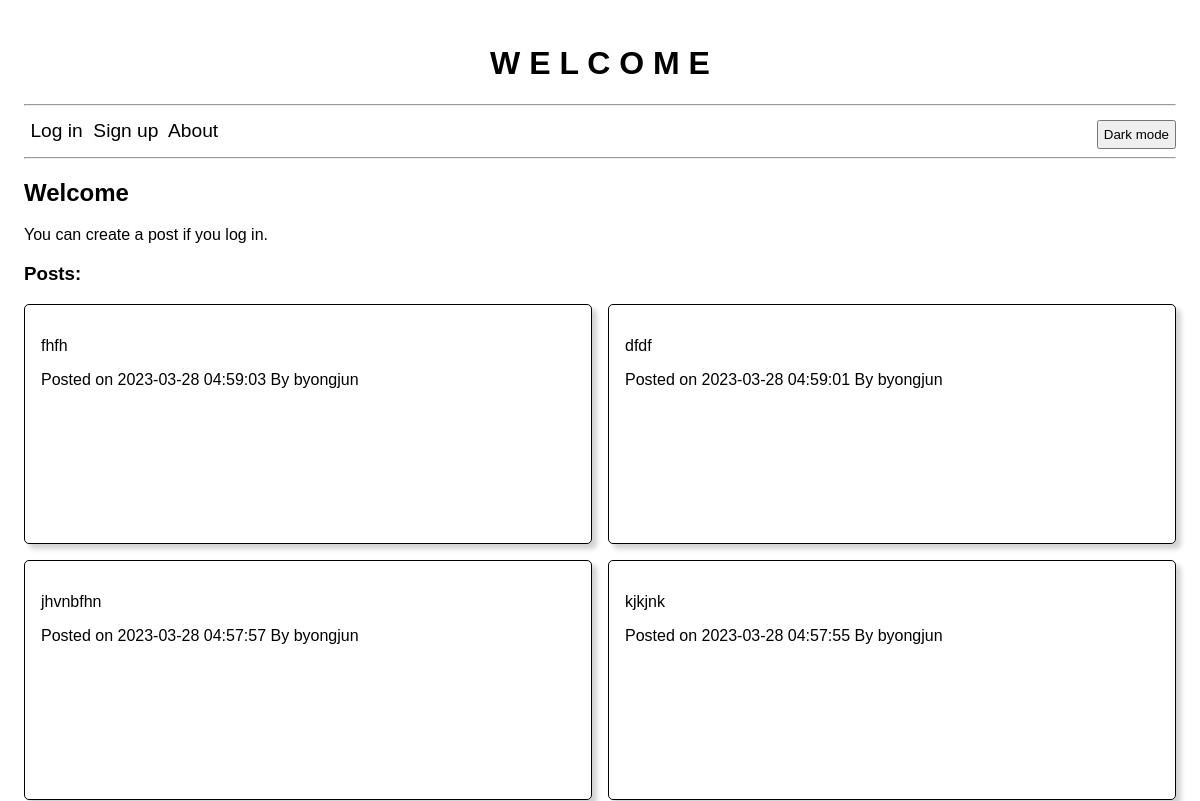
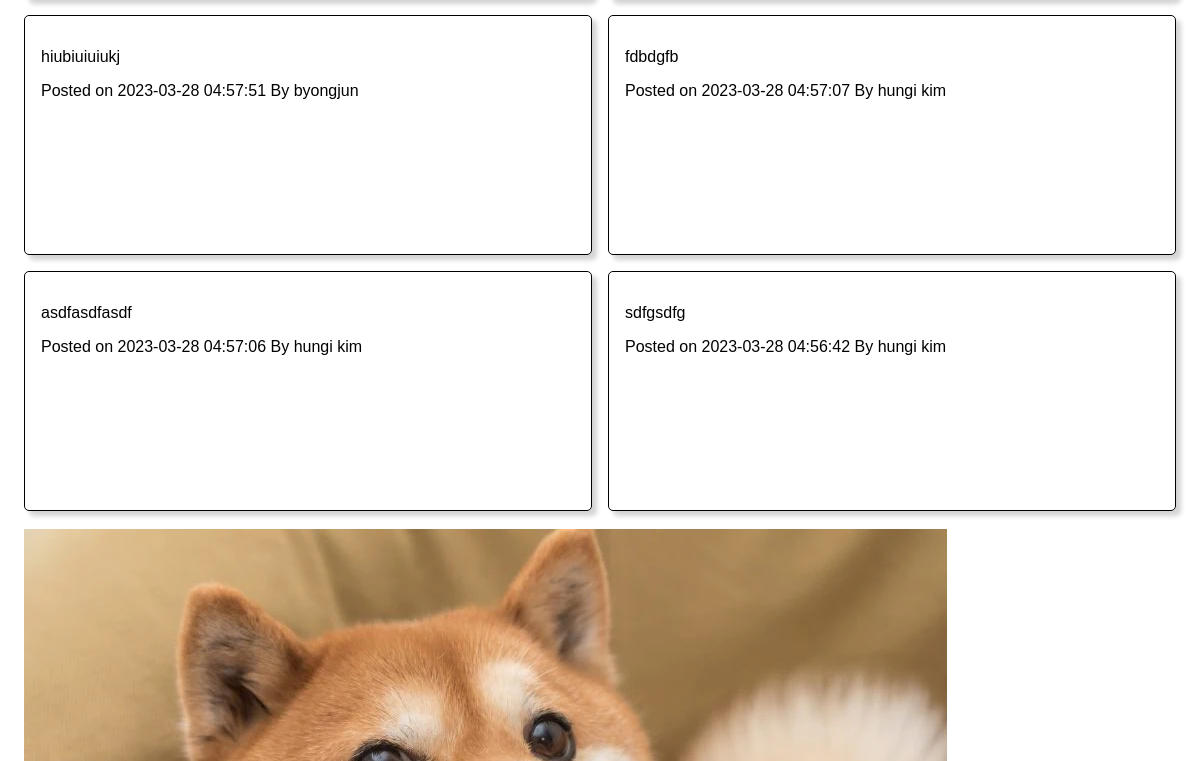
The app's page / (upper part), older data (2 pictures, top to bottom).
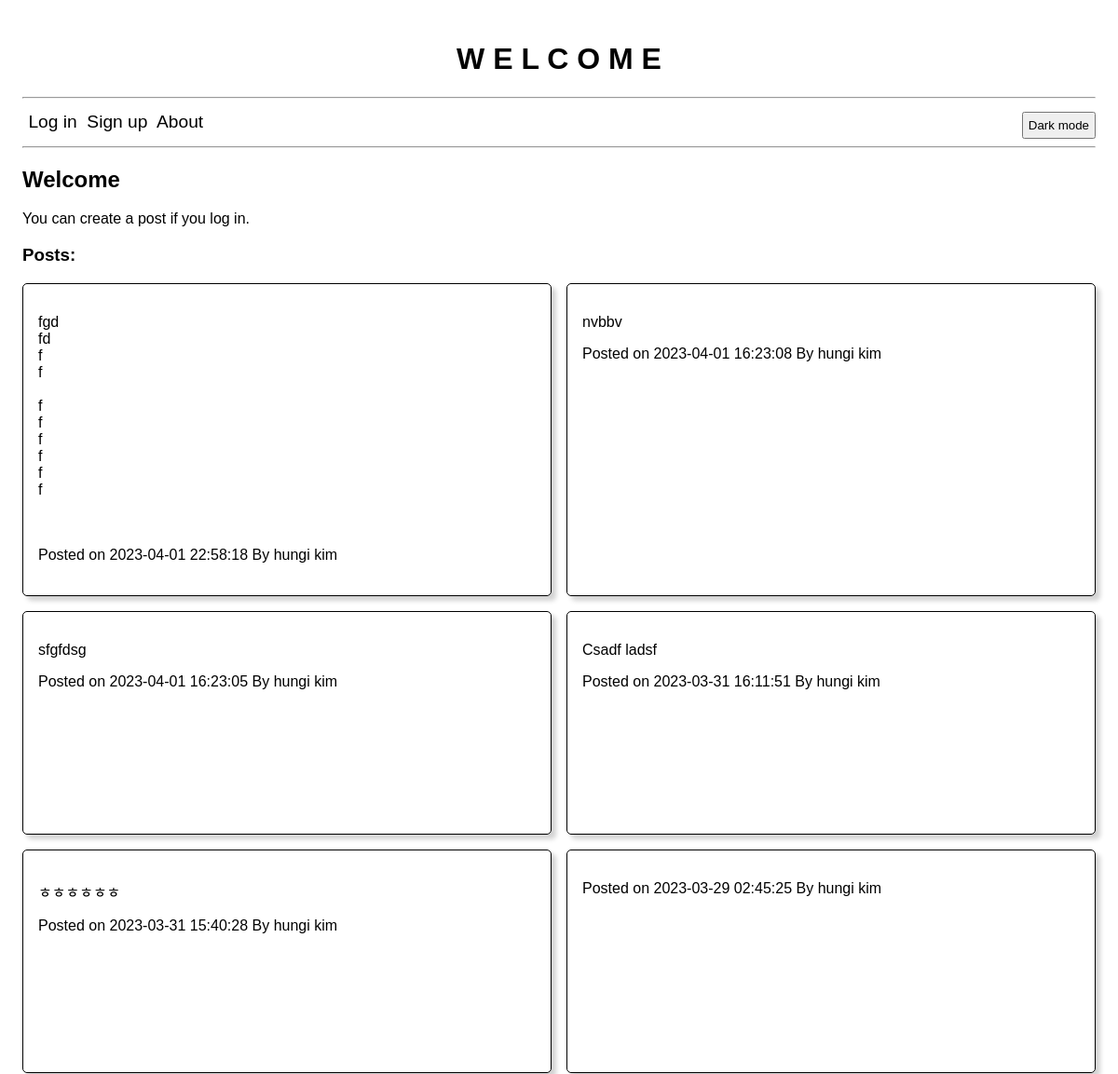
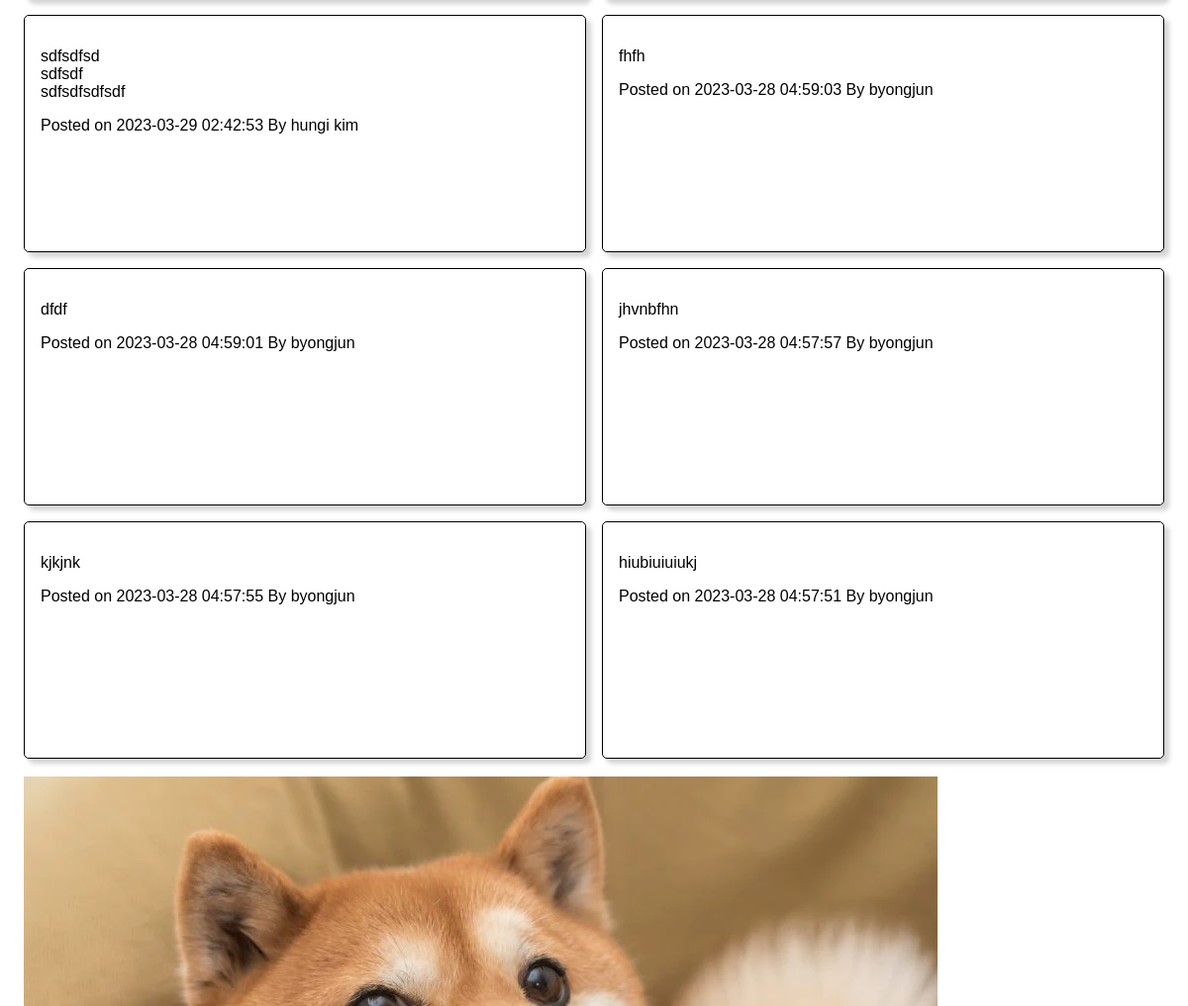
The same page, newer data (2 pictures, top to bottom).
### website/models.py (models this page shows)
class Post(db.Model):
   id = db.Column(db.Integer, primary_key=True)
   text = db.Column(db.String(5000))
   date = db.Column(db.DateTime(timezone=True), default=func.now()) # TODO: Display time in EST no matter where the user is loated?
   user_id = db.Column(db.Integer, db.ForeignKey('user.id'))

class User(db.Model, UserMixin):
   id = db.Column(db.Integer, primary_key=True)
   email = db.Column(db.String(50), unique=True)
   name = db.Column(db.String(50))
   password = db.Column(db.String(30))
   posts = db.relationship('Post', backref='author', lazy=True)

### website/views.py (the view)
@views.route('/', methods = ['GET', 'POST'])
def home():
   if request.method == 'POST':
      post_text = request.form.get('post-text-area')
      new_post = Post(text=post_text, user_id=current_user.id)
      db.session.add(new_post)
      db.session.commit()
      flash('Your post has been created', category='success')
   posts = Post.query.order_by(Post.date.desc()).all()
   return render_template('home.html', posts=posts)

### website/templates/home.html (shortened to what this page needs)
{% extends 'base.html' %}
{% block content %}
<h2>Welcome{% if current_user.is_authenticated %}, {{current_user.name}} {% endif %} </h2>
<div>
{% if current_user.is_authenticated %}
<form method="POST">
    <label><textarea name="post-text-area" class="text-area" required></textarea></label>
    <button class="btn-post" type="submit">Post</button>
</form>
{% else %}
<p>You can create a post if you log in.</p>
{% endif %}
</div>
<div>
<h3>Posts:</h3>
{% if posts != None %}
<main>
    {% for post in posts %}
    <div class='post-wrapper'>
        <p class='post-text'>{{ post.text }}</p>
        Posted on {{ post.date }} By {{ post.author.name }}<br><br>
    </div>
    {% endfor %}
</main>
{% else %}
<h4>No posts to display</h4>
{% endif %}
</div><br>
<img src="{{url_for('static', filename='shiba.jpg')}}" alt="shiba inu" width="923" height="615">
{% endblock %}

### website/templates/base.html (shortened to what this page needs)
<!doctype html>
<html>
    <head>
        <link rel="stylesheet" href="{{url_for('static', filename='css.css')}}">
    </head>
    <body>
    <h1 align="center" id="main-header">W E L C O M E</h1><hr>
    <nav>
        {% if current_user.is_authenticated %}
        <span class="link" onclick="redirectToLogOut()">Log out</span>&nbsp;
        {% else %}
        <span class="link" onclick="redirectToLogIn()">Log in</span>&nbsp;
        <span class="link" onclick="redirectToSignUp()">Sign up</span>&nbsp;
        {% endif %}
        <span class="link" onclick="redirectToAbout()">About</span>&nbsp;
        <button class="btn-dark-mode" onclick="darkMode()">Dark mode</a>
    </nav><hr>
    <div>
    {% block content %}
    {% endblock %}
    </div>
    </body>
</html>

### website/static/css.css (style rules this page uses)
* { font-family: Helvetica, Arial, sans-serif; }
body { padding: 1rem; position: relative; }
nav { font-size: larger; position: relative; padding: 0.4rem; }
.link { text-decoration: none; }
.btn-dark-mode { position: absolute; right: 0; }
button { padding: 5px; cursor: pointer; }
main { display: grid; grid-template-columns: repeat(auto-fit, minmax(25rem,auto)); grid-auto-rows: minmax(15rem, auto); gap: 1rem; }
.post-wrapper { border-style: solid; border-width: thin; border-radius: 5px; padding: 1rem; box-shadow: 5px 5px 5px lightgrey; }
.post-text { white-space: pre-line; }

Row changes from the older to the newer data that the page shows:
removed Post: text "fdbdgfb", date "2023-03-28 04:57:07", author.name "hungi kim"
removed Post: text "asdfasdfasdf", date "2023-03-28 04:57:06", author.name "hungi kim"
removed Post: text "sdfgsdfg", date "2023-03-28 04:56:42", author.name "hungi kim"
added Post: text "fgd fd f f f f f f f f", date "2023-04-01 22:58:18", author.name "hungi kim"
added Post: text "nvbbv", date "2023-04-01 16:23:08", author.name "hungi kim"
added Post: text "sfgfdsg", date "2023-04-01 16:23:05", author.name "hungi kim"
added Post: text "Csadf ladsf", date "2023-03-31 16:11:51", author.name "hungi kim"
added Post: text "ㅎㅎㅎㅎㅎㅎ", date "2023-03-31 15:40:28", author.name "hungi kim"
added Post: date "2023-03-29 02:45:25", author.name "hungi kim"
added Post: text "sdfsdfsd sdfsdf sdfsdfsdfsdf", date "2023-03-29 02:42:53", author.name "hungi kim"
